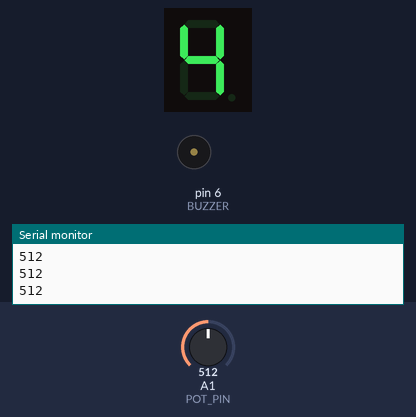
The program below on a simulated Arduino Uno, built with avr-gcc and run on an emulated ATmega328P. Parts: 1-digit seven-segment display, buzzer (waves = sounding, pin HIGH), the last lines printed to the serial monitor. Wiring (inferred from the names in the program): 1-digit 7-segment display, segments lit when HIGH: segments pin 13, pin 12, pin 11, pin 5, pin 4, pin 3, pin 2. The test bench sets the inputs (shaded band); at power-on: A1 (POT_PIN) = 512. The segment pins are drawn as the display they are named for; pins used as bus, display or sensor lines are not drawn.

Above: at 1.2 s.
1.3 s: A1 (POT_PIN) set to 794
At 2.4 s:
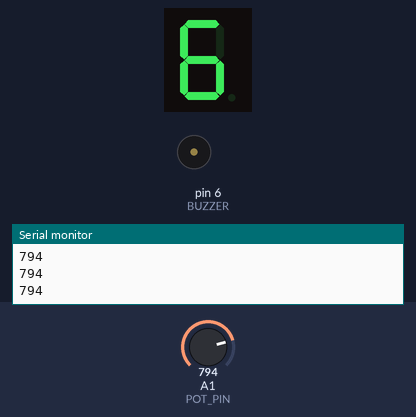
3.0 s: A1 (POT_PIN) set to 818
At 3.55 s:
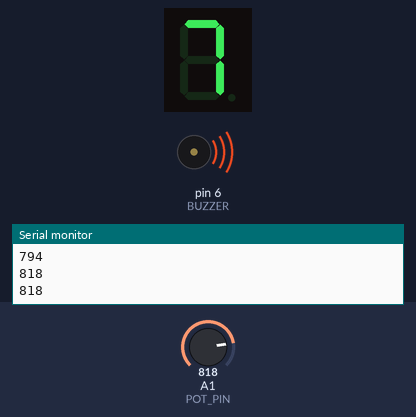
6.0 s: A1 (POT_PIN) set to 1023
At 6.55 s:
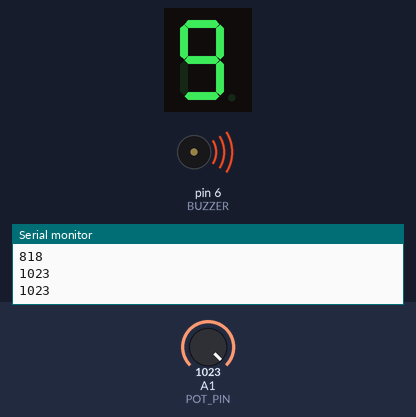
7.5 s: A1 (POT_PIN) set to 716
At 8.4 s:
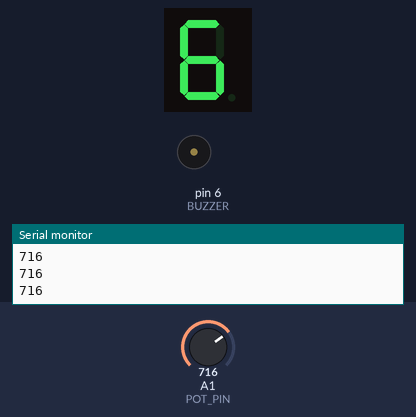
9.0 s: A1 (POT_PIN) set to 900
At 9.31 s:
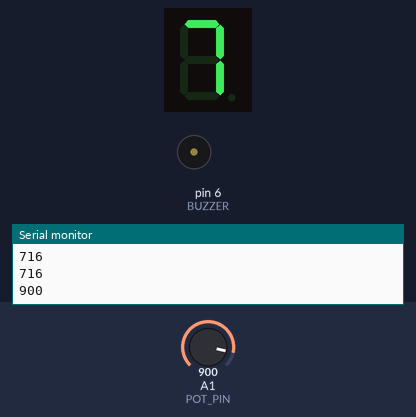
Timing chart, 0 to 12.6 s (numbered marks = the images above; inputs shaded):
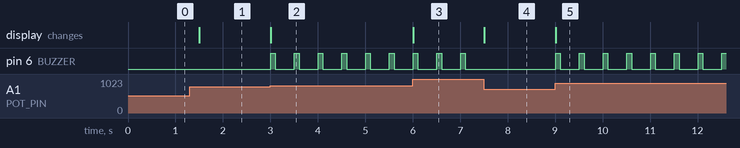

The program:

main.cpp
```cpp
/*
 Exemplo para demonstrar o uso de entradas analógicas
 por Fábio Souza
 Para o curso: Introdução a programação Arduino com VSCODE e PlatformIO,
 publicado na Udemy: https://www.udemy.com/user/fabiosouza/
*/

#include <Arduino.h>

#define POT_PIN A1
#define BUZZER 6
#define A 13
#define B 12
#define C 11
#define D 5
#define E 4
#define F 3
#define G 2

#define ALARME 800

const byte tabela_7seg[10][7] =
{//A B C D E F G
  {1,1,1,1,1,1,0},  //0
  {0,1,1,0,0,0,0},  //1
  {1,1,0,1,1,0,1},  //2
  {1,1,1,1,0,0,1},  //3
  {0,1,1,0,0,1,1},  //4
  {1,0,1,1,0,1,1},  //5
  {1,0,1,1,1,1,1},  //6
  {1,1,1,0,0,0,0},  //7
  {1,1,1,1,1,1,1},  //8
  {1,1,1,1,0,1,1},  //9
};

void converteValorDisplay(byte valor){

  byte pino = 13;

  for(byte x = 0;x<7;x++){
    digitalWrite(pino,tabela_7seg[valor][x]);
    pino--;
    if(pino == 10) pino = 5;
  }

}

void beep(void){
  digitalWrite(BUZZER,HIGH);
  delay(100);
  digitalWrite(BUZZER,LOW);
  delay(100);
}

void setup() {
  Serial.begin(9600);
  pinMode(A,OUTPUT);
  pinMode(B,OUTPUT);
  pinMode(C,OUTPUT);
  pinMode(D,OUTPUT);
  pinMode(E,OUTPUT);
  pinMode(F,OUTPUT);
  pinMode(G,OUTPUT);

  pinMode(BUZZER,OUTPUT);
}

void loop() {
  int valor = analogRead(POT_PIN);
  Serial.println(valor);
  converteValorDisplay(map(valor, 0, 1023, 0, 9));

  if (valor>ALARME)
  {
    beep();
  }


  delay(300);

}
```

Measured:
- the behaviour switches between 800 and 801 on A1 (POT_PIN) (found by bisection; images 1 and 2)
- after the input at 1.3 s, the display: changes after 0.20 s (image 1)
- after the input at 3.0 s, pin 6 (BUZZER): alternates HIGH for 0.10 s and LOW for 0.40 s, starting at once; the display: changes at once (image 2)
- after the input at 6.0 s, the display: changes at once (image 3)
- after the input at 7.5 s, pin 6 (BUZZER): stops changing and stays LOW; the display: changes at once (image 4)
- after the input at 9.0 s, pin 6 (BUZZER): alternates HIGH for 0.10 s and LOW for 0.40 s, starting at once; the display: changes at once (image 5)
